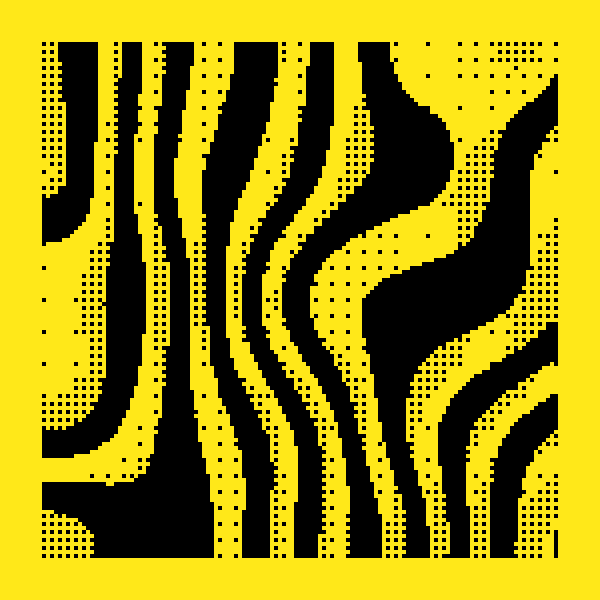
Frame 1 (no input)
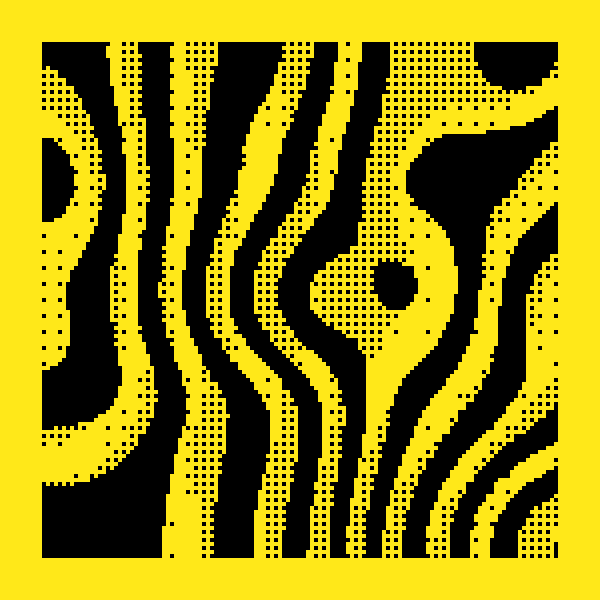
Frame 60 (no input)
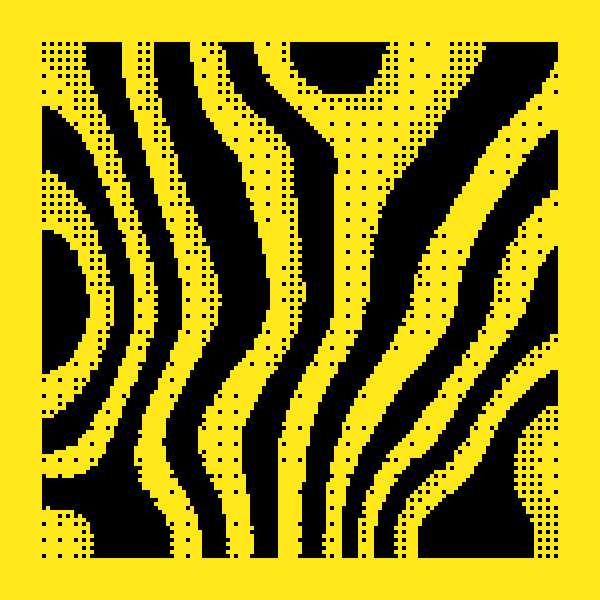
Frame 120 (the mouse pressed at the canvas centre since frame 60)

The p5.js sketch that drew these frames (run headless with seeded random() and noise() and a simulated clock; from frame 60 on, the mouse is pressed at the canvas centre):

// p5.js sketch
// ── sketch.js
// https://openprocessing.org/sketch/893896

// By Roni Kaufman

let margin = 44;
let density = 1 / 1000;

function setup() {
  createCanvas(600, 600);
  colorMode(HSB, 1);
  rectMode(CENTER);
  //noLoop();
}

function draw() {
  background(0.15, 0.9, 1);
  fill(0);
  noStroke();

  let s = width - 2 * margin;

  translate(margin, margin);
  for (let incr = s; incr > 2; incr /= 2) {
    let z = incr / 100;
    for (let x = 0; x <= s; x += incr) {
      for (let y = 0; y <= s; y += incr) {
        let noize = noise(x * density, y * density, z + frameCount / 600);
        let digit = floor(noize * 50);
        if (digit % 2 === 0) {
          square(x, y, 4);
        }
      }
    }
  }
}
